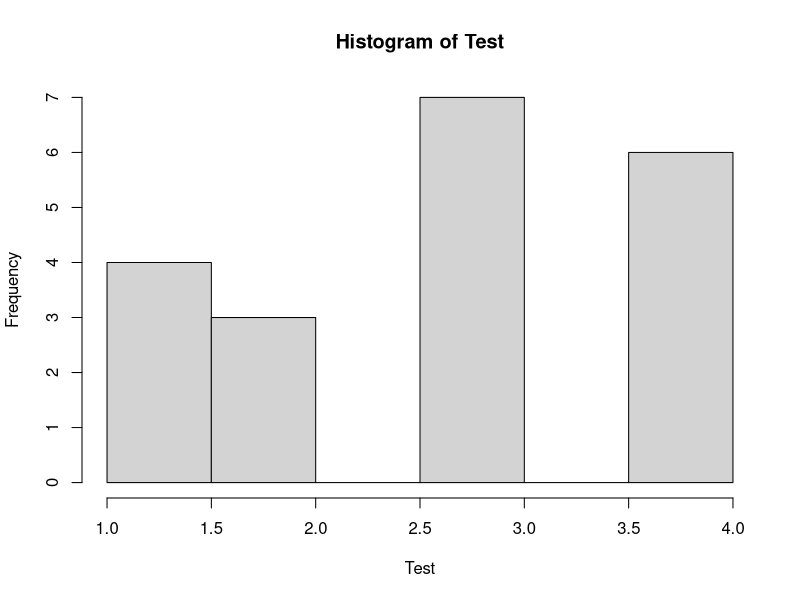
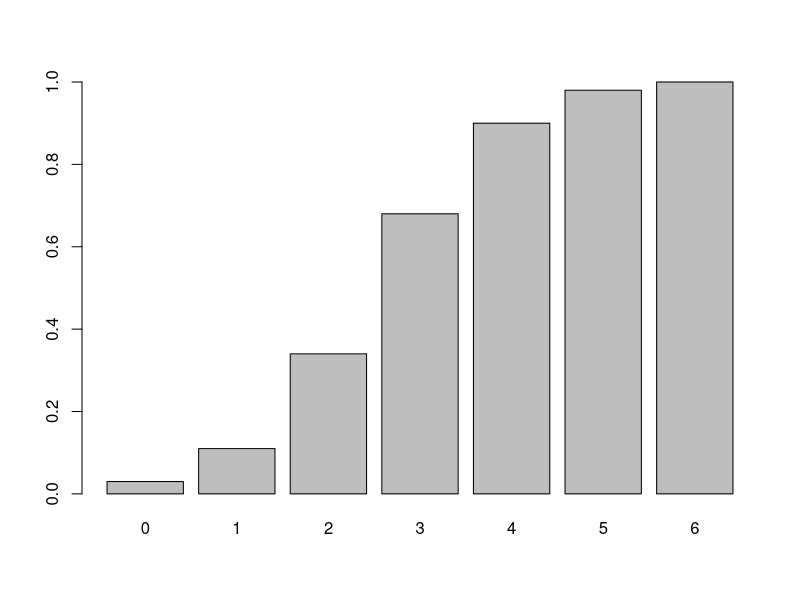
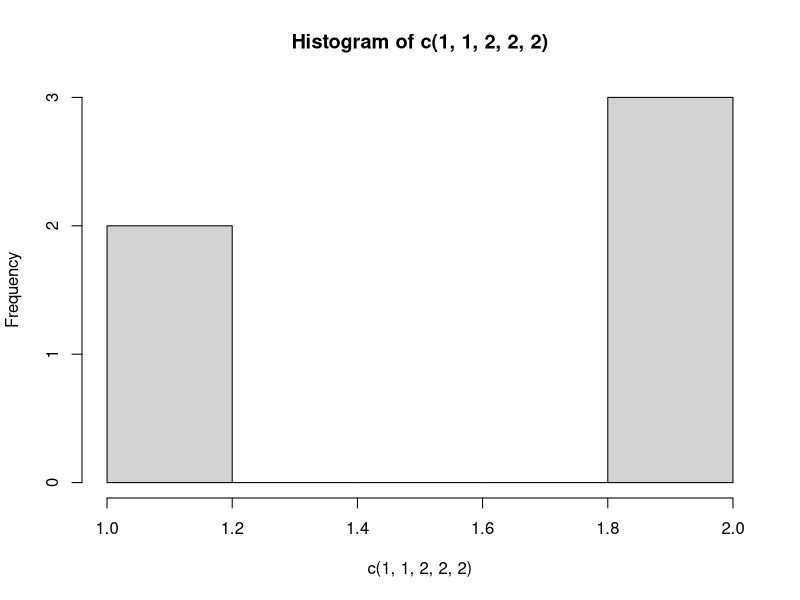

Reproduce these figures in R, in order.
## ---- chunk 1
toast <-  matrix(c(2,1,3,4), ncol=2, byrow = T)
colnames(toast) <- c("Down","Up")
rownames(toast) <- c("Jelly","Butter")
toast <- as.table(toast)
toast
## ---- chunk 2
margin.table(toast)
margin.table(toast,1)
margin.table(toast,2)
toastProbs <- toast/margin.table(toast)
toastProbs
## ---- chunk 3
ServiceMatrix <- matrix(c(6,0,8,4,8,8,0,0,6,5,6,8,10,3,5,6,0,5,5,8,6,8,0,8,8,8,8,0), ncol = 4)
colnames(ServiceMatrix) <- c("Anne","Bill","Calvin","Devon")
rownames(ServiceMatrix) <- c("M","T","W","R","F","S","Sun")
margin.table(ServiceMatrix)
margin.table(ServiceMatrix, 1)
margin.table(ServiceMatrix,2)
## ---- chunk 4
ServiceProb<- ServiceMatrix/margin.table(ServiceMatrix)
ServiceProb
## ---- chunk 5
ServiceProb <- as.data.frame(ServiceProb)
billSched <- as.matrix(ServiceProb[,2])
billProb <- billSched/margin.table(billSched)
billProb
## ---- chunk 6
devonSched <- as.matrix(ServiceProb[1,])
devonProb <- devonSched/margin.table(devonSched)
devonProb
## ---- chunk 7
Test <- rbinom(n = 20, size = 6, prob = .5)
hist(Test)
## ---- chunk 8
largDist <- rbinom(n =100, size = 6, prob=.5)
table(largDist) #Creates a table of the outcome events

probTable <- table(largDist)/100 #divides by total possible events
cumsum(probTable) #cumulatively adds the probability to 1
barplot(cumsum(probTable)) #shows cumsum as barplot
## ---- chunk 9
#very simple same in the code
hist(c(1,1,2,2,2))

## ---- chunk 10

#Run this code and observe the results
#What is the probablity of 3 Jelly Down events
table( rbinom(n=100000, size=6, prob=0.5) )/100000
